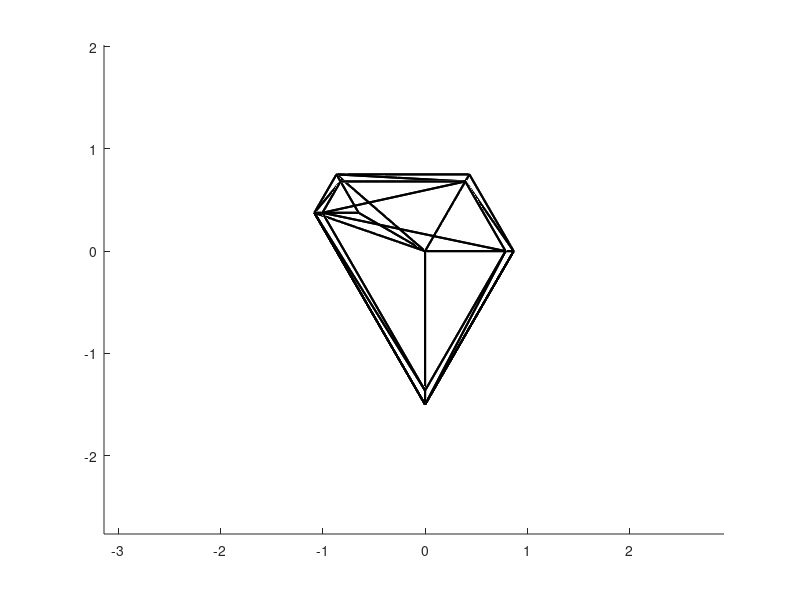

MATLAB code for this plot:
clear; close all; clc;

vertex = [
-1.0825,0.3750,-1.6200;
-1.0825,0.3750,1.6200;
-1.0032,0.3750,1.7492;
-0.8660,0.7500,-1.6200;
-0.8660,0.7500,1.6200;
-0.8264,0.6813,1.7492;
-0.6495,0.3750,-2.3254;
0.0000,-1.5000,-1.6200;
-0.0000,-1.5000,1.6200;
0.0000,-1.3626,1.7492;
-0.0000,-0.0000,-3.0308;
0.3933,0.6813,1.7492;
0.4330,0.7500,-1.6200;
0.4330,0.7500,1.6200;
0.7867,-0.0000,1.7492;
0.8660,-0.0000,-1.6200;
0.8660,0.0000,1.6200;
];
face = [
12,13,16;
12,16,15;
3,4,13;
3,13,12;
0,1,4;
0,4,3;
0,7,8;
0,8,1;
7,15,16;
7,16,8;
11,14,16;
11,16,13;
4,5,11;
4,11,13;
1,2,5;
1,5,4;
1,8,9;
1,9,2;
8,16,14;
8,14,9;
10,12,15;
3,12,10;
3,10,6;
0,3,6;
0,6,10;
0,10,7;
7,10,15;
2,9,14;
2,14,11;
2,11,5;
];

figure(1); clf;
hold on;
axis equal;
for i = 1:size(face,1)
    v = vertex(face(i, :)+1, :);
    plot3([v(1,1), v(2,1)], [v(1,2), v(2,2)], [v(1,3), v(2,3)], ...
        'k', 'linewidth', 1.5);
    plot3([v(2,1), v(3,1)], [v(2,2), v(3,2)], [v(2,3), v(3,3)], ...
        'k', 'linewidth', 1.5);
    plot3([v(3,1), v(1,1)], [v(3,2), v(1,2)], [v(3,3), v(1,3)], ...
        'k', 'linewidth', 1.5);
end
